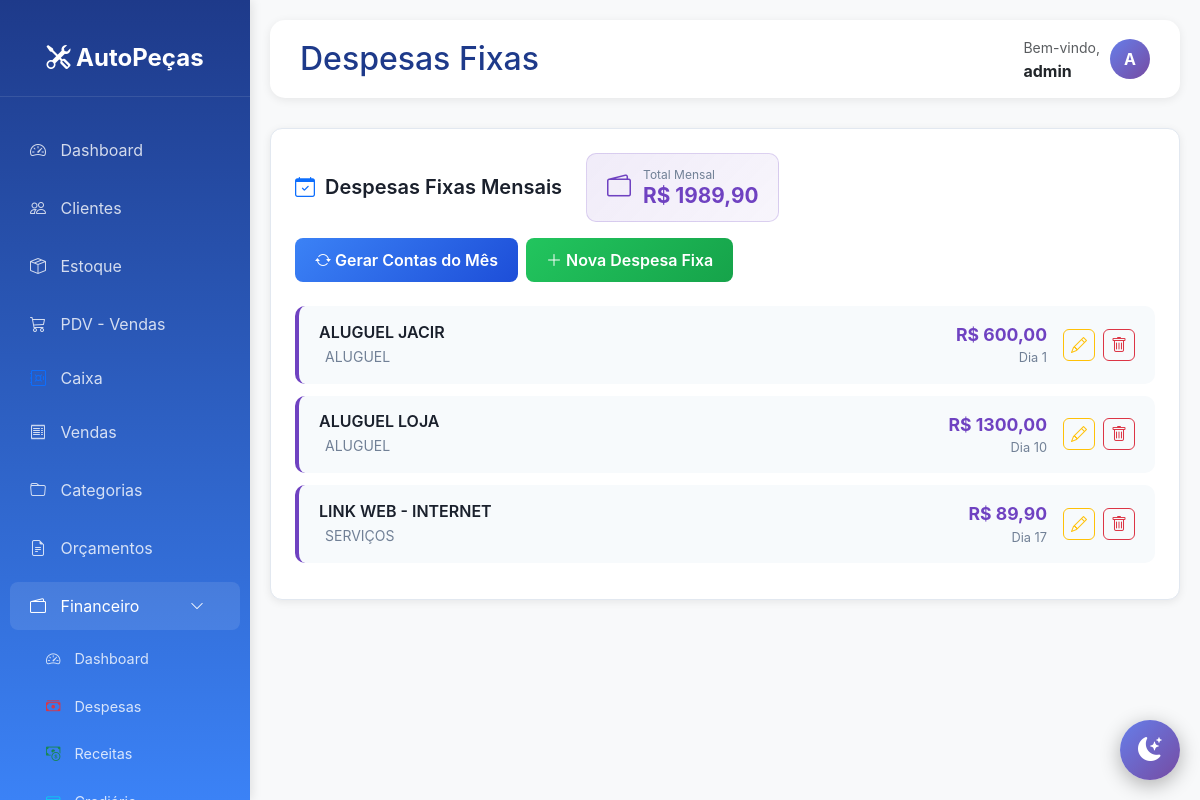
The app's page /financeiro/despesas-fixas/ (signed in) with its own data.
### financeiro/models.py (models this page shows, shortened)
class DespesaFixa(models.Model):
    descricao = models.CharField(max_length=200, verbose_name='Descrição')
    categoria = models.ForeignKey(CategoriaDespesa, on_delete=models.PROTECT,
                                  verbose_name='Categoria')
    valor = models.DecimalField(max_digits=10, decimal_places=2, verbose_name='Valor')
    dia_vencimento = models.IntegerField(verbose_name='Dia de Vencimento',
                                         help_text='Dia do mês para vencimento')
    observacoes = models.TextField(blank=True, null=True, verbose_name='Observações')
    ativo = models.BooleanField(default=True, verbose_name='Ativo')
    data_inicio = models.DateField(default=date.today, verbose_name='Data de Início')
    data_fim = models.DateField(blank=True, null=True, verbose_name='Data de Término',
                                help_text='Deixe em branco para despesa sem prazo')
    fornecedor = models.ForeignKey('estoque.Fornecedor', on_delete=models.SET_NULL,
                                   blank=True, null=True, verbose_name='Fornecedor',
                                   related_name='despesas_fixas')
    data_cadastro = models.DateTimeField(auto_now_add=True)
    data_atualizacao = models.DateTimeField(auto_now=True)
    class Meta:
        verbose_name = 'Despesa Fixa'
        verbose_name_plural = 'Despesas Fixas'
        ordering = ['dia_vencimento', 'descricao']

class CategoriaDespesa(models.Model):
    TIPO_CHOICES = [
        ('FIXA', 'Despesa Fixa'),
        ('VARIAVEL', 'Despesa Variável'),
        ('AMBOS', 'Ambos'),
    ]
    nome = models.CharField(max_length=100, verbose_name='Nome')
    tipo = models.CharField(max_length=10, choices=TIPO_CHOICES, default='AMBOS', verbose_name='Tipo')
    icone = models.CharField(max_length=50, default='bi-folder', verbose_name='Ícone',
                             help_text='Classe do ícone Bootstrap (ex: bi-house)')
    cor = models.CharField(max_length=20, default='#6c757d', verbose_name='Cor',
                           help_text='Cor em hexadecimal')
    ativo = models.BooleanField(default=True, verbose_name='Ativo')
    ordem = models.IntegerField(default=0, verbose_name='Ordem de Exibição')
    class Meta:
        verbose_name = 'Categoria de Despesa'
        verbose_name_plural = 'Categorias de Despesas'
        ordering = ['ordem', 'nome']

### financeiro/views.py (the view)
# urls.py: path('despesas-fixas/', views.lista_despesas_fixas, name='lista_despesas_fixas'),
@login_required
def lista_despesas_fixas(request):
    despesas = DespesaFixa.objects.filter(ativo=True).select_related('categoria').order_by('dia_vencimento')
    total_mensal = despesas.aggregate(total=Coalesce(Sum('valor'), Decimal('0')))['total']
    context = {
        'despesas': despesas,
        'total_mensal': total_mensal,
        'today': date.today(),
    }
    return render(request, 'financeiro/despesas_fixas_lista.html', context)

### templates/financeiro/despesas_fixas_lista.html (shortened to what this page needs)
{% extends 'base.html' %}
{% block page_title %}Despesas Fixas{% endblock %}
{% block content %}
<div class="fin-container">
    <div class="main-card">
        <div class="header-section">
            <div class="d-flex align-items-center gap-4 flex-wrap">
                <h5><i class="bi bi-calendar-check text-primary"></i> Despesas Fixas Mensais</h5>
                <div class="total-mensal">
                    <i class="bi bi-wallet2"></i>
                    <div class="info">
                        <p>Total Mensal</p>
                        <h4>R$ {{ total_mensal|floatformat:2 }}</h4>
                    </div>
                </div>
            </div>
            <div class="d-flex gap-2">
                <form method="post" action="{% url 'financeiro:gerar_despesas_mes' %}" style="display: inline;">
                    <button type="submit" class="btn btn-gerar" onclick="return confirm('Gerar contas a pagar para todas as despesas fixas do mês atual?');">
                        <i class="bi bi-arrow-repeat"></i> Gerar Contas do Mês
                    </button>
                </form>
                <a href="{% url 'financeiro:criar_despesa_fixa' %}" class="btn btn-novo">
                    <i class="bi bi-plus-lg"></i> Nova Despesa Fixa
                </a>
            </div>
        </div>
        {% if despesas %}
        {% for despesa in despesas %}
        <div class="despesa-card">
            <div class="despesa-info">
                <h6>{{ despesa.descricao }}</h6>
                <small>
                    {{ despesa.categoria.nome }}
                </small>
            </div>
            <div class="d-flex align-items-center">
                <div class="despesa-valor">
                    <div class="valor">R$ {{ despesa.valor|floatformat:2 }}</div>
                    <div class="dia">Dia {{ despesa.dia_vencimento }}</div>
                </div>
                <div class="despesa-acoes">
                    <a href="{% url 'financeiro:editar_despesa_fixa' despesa.id %}" class="btn btn-acao btn-outline-warning" title="Editar">
                        <i class="bi bi-pencil"></i>
                    </a>
                    <form method="post" action="{% url 'financeiro:deletar_despesa_fixa' despesa.id %}" style="display: inline;">
                        <button type="submit" class="btn btn-acao btn-outline-danger" title="Desativar" onclick="return confirm('Desativar esta despesa fixa?');">
                            <i class="bi bi-trash"></i>
                        </button>
                    </form>
                </div>
            </div>
        </div>
        {% endfor %}
        {% endif %}
    </div>
</div>
{% endblock %}

### templates/base.html (shortened to what this page needs)
<!DOCTYPE html>
<html lang="pt-BR">
<head>
    <link href="https://cdn.jsdelivr.net/npm/bootstrap@5.3.0/dist/css/bootstrap.min.css" rel="stylesheet">
    <link rel="stylesheet" href="https://cdn.jsdelivr.net/npm/bootstrap-icons@1.10.0/font/bootstrap-icons.css">
</head>
<body>
    <div class="sidebar">
        <div class="logo">
            <i class="bi bi-tools"></i> AutoPeças
        </div>
        <nav class="nav flex-column mt-4">
            <a class="nav-link {% if request.path == '/' %}active{% endif %}" href="{% url 'dashboard' %}">
                <i class="bi bi-speedometer2"></i> Dashboard
            </a>
            <a class="nav-link {% if 'clientes' in request.path %}active{% endif %}" href="{% url 'lista_clientes' %}">
                <i class="bi bi-people"></i> Clientes
            </a>
            <a class="nav-link {% if 'estoque' in request.path %}active{% endif %}" href="{% url 'lista_estoque' %}">
                <i class="bi bi-box-seam"></i> Estoque
            </a>
            <a class="nav-link {% if 'pdv' in request.path %}active{% endif %}" href="{% url 'pdv' %}">
                <i class="bi bi-cart3"></i> PDV - Vendas
            </a>
            <a class="nav-link py-2" href="{% url 'financeiro:dashboard_caixa' %}">
                <i class="bi bi-safe text-primary"></i> Caixa
            </a>
            <a class="nav-link {% if 'vendas' in request.path %}active{% endif %}" href="{% url 'lista_vendas' %}">
                <i class="bi bi-receipt"></i> Vendas
            </a>
            <a class="nav-link" href="{% url 'lista_categorias' %}">
                <i class="bi bi-folder"></i> Categorias
            </a>
            <a class="nav-link" href="{% url 'lista_orcamentos' %}">
                <i class="bi bi-file-earmark-text"></i> Orçamentos
            </a>
            <a class="nav-link d-flex justify-content-between align-items-center {% if 'financeiro' in request.path %}active{% endif %}"
            data-bs-toggle="collapse" href="#menuFinanceiro" role="button"
            aria-expanded="{% if 'financeiro' in request.path %}true{% else %}false{% endif %}">
                <span><i class="bi bi-wallet2"></i> Financeiro</span>
                <i class="bi bi-chevron-down small"></i>
            </a>
            <div class="collapse {% if 'financeiro' in request.path %}show{% endif %}" id="menuFinanceiro">
                <nav class="nav flex-column ms-3" style="font-size: 0.9rem;">
                    <a class="nav-link py-2" href="{% url 'financeiro:dashboard' %}">
                        <i class="bi bi-speedometer2"></i> Dashboard
                    </a>
                    <a class="nav-link py-2" href="{% url 'financeiro:lista_contas' %}">
                        <i class="bi bi-cash-stack text-danger"></i> Despesas
                    </a>
                    <a class="nav-link py-2" href="{% url 'financeiro:lista_receitas' %}">
                        <i class="bi bi-cash-coin text-success"></i> Receitas
                    </a>
                    <a class="nav-link py-2" href="{% url 'financeiro:lista_crediario' %}">
                        <i class="bi bi-credit-card text-info"></i> Crediário
                    </a>
                </nav>
            </div>
        </nav>
    </div>
    <div class="main-content">
        <div class="topbar">
            <h2>{% block page_title %}Sistema de Gestão{% endblock %}</h2>
            <div class="user-info">
                <div>
                    <small class="text-muted">Bem-vindo,</small><br>
                    <strong>{{ user.username }}</strong>
                </div>
                <div class="user-avatar">
                    {{ user.username|slice:":1"|upper }}
                </div>
            </div>
        </div>
        {% block content %}{% endblock %}
    </div>
    <button class="theme-toggle" id="theme-toggle" title="Alternar tema">
        <i class="bi bi-moon-stars-fill" id="theme-icon"></i>
    </button>
</body>
</html>

### templates/base.html (style rules this page uses)
:root { --primary-color: #0d6efd; --secondary-color: #6c757d; --success-color: #198754; --danger-color: #dc3545; --warning-color: #ffc107; --info-color: #0dcaf0; }
body { font-family: -apple-system, BlinkMacSystemFont, 'Segoe UI', Roboto, 'Helvetica Neue', Arial, sans-serif; background-color: #f8f9fa; transition: background-color 0.3s ease, color 0.3s ease; }
.theme-toggle { position: fixed; bottom: 20px; right: 20px; width: 60px; height: 60px; border-radius: 50%; background: linear-gradient(135deg, #667eea 0%, #764ba2 100%); border: none; color: white; font-size: 24px; cursor: pointer; box-shadow: 0 5px 20px rgba(0,0,0,0.3); transition: all 0.3s ease; z-index: 1000; display: flex; align-items: center; justify-content: center; }
.sidebar { height: 100vh; background: linear-gradient(180deg, #1e3a8a 0%, #3b82f6 100%); color: white; position: fixed; top: 0; left: 0; width: 250px; padding-top: 20px; box-shadow: 2px 0 10px rgba(0,0,0,0.1); overflow-y: auto; overflow-x: hidden; }
.sidebar .logo { text-align: center; padding: 20px; font-size: 24px; font-weight: bold; border-bottom: 1px solid rgba(255,255,255,0.1); }
.sidebar .nav-link { color: rgba(255,255,255,0.8); padding: 12px 20px; margin: 5px 10px; border-radius: 8px; transition: all 0.3s; }
.sidebar .nav-link:hover, .sidebar .nav-link.active { background-color: rgba(255,255,255,0.1); color: white; }
.sidebar .nav-link i { margin-right: 10px; width: 20px; }
.main-content { margin-left: 250px; padding: 20px; }
.topbar { background: white; padding: 15px 30px; border-radius: 15px; margin-bottom: 30px; box-shadow: 0 2px 10px rgba(0,0,0,0.08); display: flex; justify-content: space-between; align-items: center; }
.topbar h2 { margin: 0; color: #1e3a8a; }
.user-info { display: flex; align-items: center; gap: 10px; }
.user-avatar { width: 40px; height: 40px; border-radius: 50%; background: linear-gradient(135deg, #667eea 0%, #764ba2 100%); display: flex; align-items: center; justify-content: center; color: white; font-weight: bold; }

### templates/financeiro/despesas_fixas_lista.html (style rules this page uses)
.fin-container { --card-bg: #ffffff; --card-border: #e2e8f0; --text-primary: #1a202c; --text-secondary: #4a5568; --text-muted: #718096; --bg-secondary: #f7fafc; --shadow: 0 2px 8px rgba(0,0,0,0.08); }
.main-card { background: var(--card-bg); border-radius: 12px; padding: 24px; box-shadow: var(--shadow); border: 1px solid var(--card-border); }
.header-section { display: flex; justify-content: space-between; align-items: center; margin-bottom: 24px; flex-wrap: wrap; gap: 16px; }
.header-section h5 { margin: 0; font-weight: 600; color: var(--text-primary); display: flex; align-items: center; gap: 10px; }
.total-mensal { background: linear-gradient(135deg, rgba(111, 66, 193, 0.1) 0%, rgba(111, 66, 193, 0.05) 100%); border: 1px solid rgba(111, 66, 193, 0.2); border-radius: 10px; padding: 12px 20px; display: flex; align-items: center; gap: 12px; }
.total-mensal i { font-size: 1.5rem; color: #6f42c1; }
.total-mensal .info p { margin: 0; font-size: 0.75rem; color: var(--text-muted); }
.total-mensal .info h4 { margin: 0; font-size: 1.3rem; font-weight: 700; color: #6f42c1; }
.btn-novo { background: linear-gradient(135deg, #22c55e 0%, #16a34a 100%); border: none; color: white; font-weight: 600; padding: 10px 20px; border-radius: 8px; }
.btn-gerar { background: linear-gradient(135deg, #3b82f6 0%, #1d4ed8 100%); border: none; color: white; font-weight: 600; padding: 10px 20px; border-radius: 8px; }
.despesa-card { background: var(--bg-secondary); border-radius: 10px; padding: 16px 20px; margin-bottom: 12px; display: flex; justify-content: space-between; align-items: center; border-left: 4px solid #6f42c1; transition: transform 0.15s; }
.despesa-info h6 { margin: 0; font-weight: 600; color: var(--text-primary); }
.despesa-info small { color: var(--text-muted); display: flex; align-items: center; gap: 6px; margin-top: 4px; }
.despesa-valor { text-align: right; }
.despesa-valor .valor { font-size: 1.1rem; font-weight: 700; color: #6f42c1; }
.despesa-valor .dia { font-size: 0.8rem; color: var(--text-muted); }
.despesa-acoes { display: flex; gap: 8px; margin-left: 16px; }
.btn-acao { width: 32px; height: 32px; padding: 0; display: inline-flex; align-items: center; justify-content: center; border-radius: 6px; }

### records on screen
DespesaFixa: descricao "ALUGUEL JACIR", categoria.nome "ALUGUEL", valor "600,00", dia_vencimento "1"
DespesaFixa: descricao "ALUGUEL LOJA", categoria.nome "ALUGUEL", valor "1300,00", dia_vencimento "10"
DespesaFixa: descricao "LINK WEB - INTERNET", categoria.nome "SERVIÇOS", valor "89,90", dia_vencimento "17"

### other values on screen
{{ user.username }} "admin"
{{ user.username|slice:":1"|upper }} "A"
{{ total_mensal|floatformat:2 }} "1989,90"
